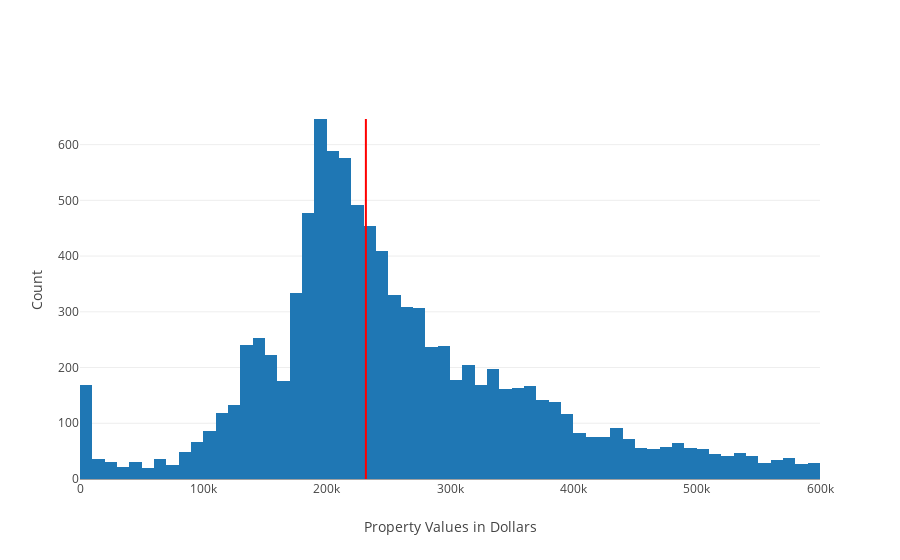

Notebook cell for this chart:
### Code cell
plotly_hist(central, "Property Values in Dollars", "Count", 646)

### Figure 1 — Plotly figure (JSON) as saved in the notebook; plotly's stock layout.template omitted (floating-point values rounded to 4 significant figures; data arrays with more than 128 entries replaced by an {"elided": "..."} marker saying what was removed)
{"data": [{"type": "histogram", "uid": "4507dba7-5926-457f-81f5-9a273f7a8633", "x": {"elided": "9812 int values"}}], "layout": {"autosize": true, "shapes": [{"line": {"color": "red"}, "type": "line", "x0": 231800, "x1": 231800, "y0": 0, "y1": 646}], "xaxis": {"autorange": true, "range": [-0.5, 600000.0], "title": {"text": "Property Values in Dollars"}, "type": "linear"}, "yaxis": {"autorange": true, "range": [-2.528, 680.1], "title": {"text": "Count"}}}}
